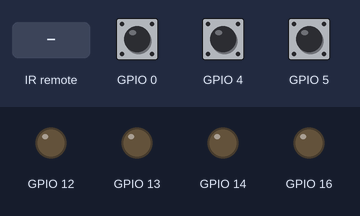
Recording of a sketch running on a simulated ESP8266 (NodeMCU). On the bench: output pins drawn as LEDs (lit = HIGH). Dashed ring = blinking. The test bench sets the inputs (shaded band); at power-on: GPIO 0 HIGH, GPIO 4 HIGH, GPIO 5 HIGH. WiFi joins after 1.5 s; servers stay silent unless stated; network time is answered at once with the bench clock; the local clock reads 2024-03-15 10:24:30 at power-on unless the sketch sets it; what the sketch prints to the serial monitor is not drawn.

Above: at 2.7 s.
2.8 s: GPIO 0 pulled LOW for 3.2 s
At 4.6 s:
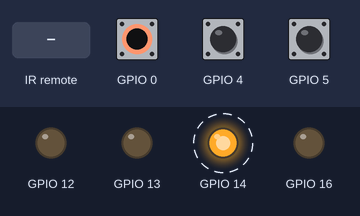
8.3 s: GPIO 4 pulled LOW for 0.15 s
At 10.5 s:
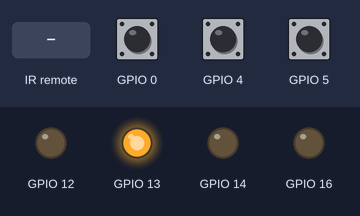
10.8 s: GPIO 5 pulled LOW for 0.15 s
At 12.4 s:
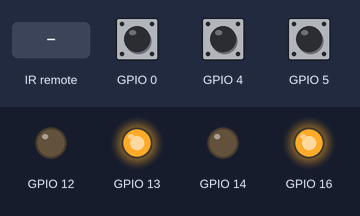
13.3 s: infrared code 0x7070807F received
At 15.5 s:
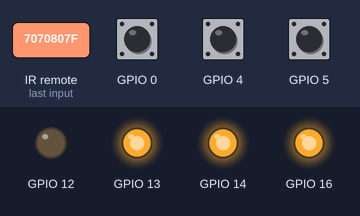
15.8 s: infrared code 0x707040BF received
At 17.4 s:
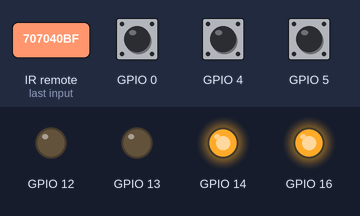
18.3 s: GPIO 0 pulled LOW for 0.15 s
At 20.5 s:
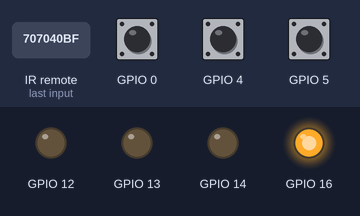
Timing chart, 0 to 21.8 s (numbered marks = the images above; inputs shaded):
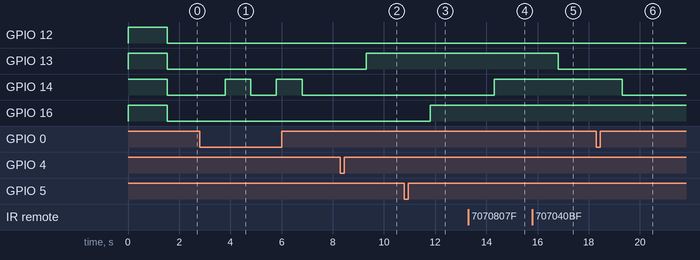

Measured:
- after the input at 2.8 s, GPIO 14: alternates HIGH for 1.0 s and LOW for 1.0 s, starting after 1.0 s
- after the input at 8.3 s, GPIO 13: LOW → HIGH after 1.0 s
- after the input at 10.8 s, GPIO 16: LOW → HIGH after 1.0 s
- after the input at 13.3 s, GPIO 14: LOW → HIGH after 1.0 s
- after the input at 15.8 s, GPIO 13: HIGH → LOW after 1.0 s
- after the input at 18.3 s, GPIO 14: HIGH → LOW after 1.0 s

The sketch:

Clock_WServer_Load_Remote.ino
```cpp
#include <Arduino.h>

#include <ESP8266WiFi.h>

#include <NTPClient.h>
#include <WiFiUdp.h>

#include <ESPAsyncTCP.h>
#include <ESPAsyncWebServer.h>
#include "index.h"

#include <IRremote.h>

const char *ssid     = "Free Internet";
const char *password = "";

WiFiUDP ntpUDP;
NTPClient timeClient(ntpUDP);

AsyncWebServer server(80);

int RECV_PIN = 2;
IRrecv irrecv(RECV_PIN);
decode_results results;

void notFound(AsyncWebServerRequest *request) {
  request->send(404, "text/plain", "Not found");
}
String data_IR, data, _time ;
int _on, _off ;
uint64_t PM;
bool  kipas , lampu1 , lampu2, ir, automatic, lampu3;
void data_arr() {
  data = (String)ir + "~" +   (String) lampu2 + "~" +    (String)kipas + "~" +    (String)lampu1 + "~" +   (String)automatic + "~" + (String)lampu3 ;
  Serial.println(data);
}
void setup() {
  //Serial.begin(115200);
  pinMode(0, INPUT_PULLUP);
  pinMode(5, INPUT_PULLUP);
  pinMode(4, INPUT_PULLUP);

  pinMode(14, OUTPUT);
  pinMode(12, OUTPUT);
  pinMode(13, OUTPUT);
  pinMode(16, OUTPUT);

  digitalWrite(14, 1);
  digitalWrite(12, 1);
  digitalWrite(13, 1);
  digitalWrite(16, 1);
  WiFi.hostname("Depan");
  irrecv.enableIRIn();

  WiFi.begin(ssid, password);
  while ( WiFi.status() != WL_CONNECTED ) {
    delay ( 500 );
    Serial.print ( "." );
  }
  Serial.print("IP Address: ");
  Serial.println(WiFi.localIP());

  timeClient.begin();
  timeClient.setTimeOffset(25200);

  server.on("/", HTTP_GET, [](AsyncWebServerRequest * request) {
    request->send(200, "text/html", jadwal);
  });
  server.on("/jadwal", HTTP_GET, [] (AsyncWebServerRequest * request) {
    String message;
    if (request->hasParam("on")) {
      _on = request->getParam("on")->value().toInt();
    }
    if (request->hasParam("off")) {
      _off = request->getParam("off")->value().toInt();
    }
    if (request->hasParam("ir")) {
      ir = request->getParam("ir")->value() == "on" ? 0 : 1;
    }
    else {
      ir = 1;
    }
    if (request->hasParam("lrt")) {
      lampu2 = request->getParam("lrt")->value() == "on" ? 0 : 1;
    }
    else {
      lampu2 = 1;
    }
    if (request->hasParam("lampu3")) {
      lampu3  = request->getParam("lampu3")->value() == "on" ? 0 : 1;
    }

    else {
      lampu3  = 1;
    }
    if (request->hasParam("auto")) {
      automatic = request->getParam("auto")->value() == "on" ? 1 : 0;
    }

    else {
      automatic = 0;
    }
    if (request->hasParam("krt")) {
      kipas = request->getParam("krt")->value() == "on" ? 0 : 1;
    }
    else {
      kipas = 1;
    }
    if (request->hasParam("rm")) {
      lampu1 = request->getParam("rm")->value() == "on" ? 0 : 1;
    }
    else {
      lampu1 = 1;
    }
    request->send(200, "text/plain", "OK");
  });
  server.on("/time", HTTP_GET, [] (AsyncWebServerRequest * request) {

    request->send(200, "text/plain", _time.c_str());
  });
  server.on("/data", HTTP_GET, [] (AsyncWebServerRequest * request) {
    data_arr();
    request->send(200, "text/plain", data.c_str());
  });
  server.onNotFound(notFound);
  _on = 5;
  _off = 18;
  server.begin();
}

void loop() {
  if (millis() - PM >= 1000) {
    timeClient.update();
    _time = timeClient.getFormattedTime();
    if ( automatic) {
      if ( timeClient.getHours() > _on && timeClient.getHours()< _off )
        lampu3 = 1;
      else
        lampu3 = 0;
      //Serial.println(timeClient.getSeconds());
    }
    PM = millis();
  }
  if (!ir) {
    if (irrecv.decode(&results))
    {
      if (results.value  == 1886421119 ) {
        kipas = !kipas;
        delay(1000);
      }
      if ( results.value == 1886404799 ) {
        lampu1 = !lampu1;
        delay(1000);
      }
      if ( results.value == 1886437439) {
        lampu2 = !lampu2;
        delay(1000);
      }
      irrecv.resume();
    }
  }
  if (!digitalRead(0) ) {
    kipas = !kipas;
    delay(1000);
  }
  if (!digitalRead(4) ) {
    lampu1 = !lampu1;
    delay(1000);
  }
  if (!digitalRead(5) ) {
    lampu2 = !lampu2;
    delay(1000);
  }
//    if (!digitalRead(1) ) {
//      lampu3 = !lampu3; automatic = 0;    delay(1000);
//    }
  irrecv.resume();
  digitalWrite(12, lampu3);
  digitalWrite(16, lampu2);
  digitalWrite(14, kipas);
  digitalWrite(13, lampu1);
}
```

index.h
```cpp
const char jadwal[] PROGMEM = R"=====(
<!DOCTYPE html>
<html lang="en">

<head>
    <meta charset="UTF-8">
    <meta name="viewport" content="width=device-width, initial-scale=1.0">
    <script src="https://ajax.googleapis.com/ajax/libs/jquery/3.6.1/jquery.min.js"></script>
    <title>Jadwal</title>
    <style>
        body {
            width: 100vw;
            height: 100vh;
            display: flex;
            flex-direction: column;
            justify-content: center;
            align-items: center;

        }

        button,
        input,
        .time {
            width: 200px;
            height: 40px;
            border-radius: 10px;
            border: 1px solid rgba(1, 1, 1, 0.1);
            box-shadow: 0px 1px 10px 1px rgba(1, 1, 1, 0.1);
            text-align: center;
        }

        .button {
            display: flex;
            flex-direction: column;
            justify-content: center;
            align-items: center;

        }

        .Room-switch {
            position: relative;
            display: inline-block;
            width: 60px;
            height: 25px;
        }

        .Room-switch input {
            opacity: 0;
            width: 0;
            height: 0;
        }

        .Room-Toogle {

            position: absolute;
            cursor: pointer;
            top: 0;
            left: 0;
            right: 0;
            bottom: 0;
            background-color: #ccc;
            -webkit-transition: .4s;
            transition: .4s;
        }

        .Room-Toogle:before {
            position: absolute;
            content: "OFF";
            display: flex;
            align-items: center;
            justify-content: center;
            font-size: 10px;
            height: 20px;
            width: 20px;
            left: 3px;
            bottom: 2px;
            background-color: white;
            -webkit-transition: .4s;
            transition: .4s;
        }

        input:checked+.Room-Toogle {
            background-color: #2196F3;

        }

        input:focus+.Room-Toogle {
            box-shadow: 0 0 1px #2196F3;
        }

        input:checked+.Room-Toogle:before {
            transform: translateX(35px);
            content: "ON";
            transition: .4s;
        }

        .Room-Toogle.round {
            border-radius: 34px;
        }

        .Room-Toogle.round:before {
            border-radius: 50%;
        }
        .flexwrap {
            display: flex;
            align-items: center;
            justify-content: center;
            flex-wrap: wrap;
        }
        .marginx{
 margin: 30px;
        }
    </style>
</head>

<body>
    <form action="#" >
        <div class="flexwrap "style="flex-direction: column;">
        <div class="times time button" style="padding: 20px;">
            00:00:00
        </div>
        <div style="padding: 20px;">
            <div class="time button">
                Time On :
            </div>
            <input type="number" name="on" value="5">
        </div>
        <div style="padding: 20px;">
            <div class="time button">
                Time Off :
            </div>
            <input type="number" name="off"value="18">
        </div>

    </div>
        <div class="flexwrap ">
            <div class="marginx flexwrap " style="flex-direction: column;">
                <div>IR</div>
                <label class="Room-switch ">
                    <input id="ir" type="checkbox" name="ir">
                    <span class="Room-Toogle round">
                    </span>
                </label>
            </div>
            <div class="marginx flexwrap " style="flex-direction: column;">
                <div>Lampu Ruang Tamu</div>
                <label class="Room-switch">
                    <input id="rt" type="checkbox" name="lrt">
                    <span class="Room-Toogle round">
                    </span>
                </label>
            </div>
            <div class="marginx flexwrap " style="flex-direction: column;">
                <div>Kipas Ruang Tamu</div>
                <label class="Room-switch">
                    <input id="kipas" type="checkbox" name="krt">
                    <span class="Room-Toogle round">
                    </span>
                </label>
            </div>
            <div class="marginx flexwrap " style="flex-direction: column;">
                <div>Lampu Ruang Makan</div>
                <label class="Room-switch">
                    <input id="rm" type="checkbox" name="rm">
                    <span class="Room-Toogle round">
                    </span>
                </label>
            </div>
<div class="marginx flexwrap " style="flex-direction: column;">
                <div>auto</div>
                <label class="Room-switch">
                    <input id="auto" type="checkbox" name="auto">
                    <span class="Room-Toogle round">
                    </span>
                </label>
            </div>
            <div class="marginx flexwrap " style="flex-direction: column;">
                <div>lampu3</div>
                <label class="Room-switch">
                    <input id="lampu3" type="checkbox" name="lampu3">
                    <span class="Room-Toogle round">
                    </span>
                </label>
            </div>
        </div>
    </form>        <div class="button">

            <button onclick="jadwal()">Submit</button>
        </div>
    <script>
    function jadwal() {
            $.get("/jadwal?"+$("form").serialize(), function (data, status) {
                $(".times").text(data);
                console.log($("form").serialize());
            });
        }
    function load() {
            $.get("/time", function (data, status) {
                $(".times").text(data);
            });
            $.get("/data", function (data, status) {
                const datas = data.split('~');
                document.getElementById("ir").checked = datas[0] == 0 ? true : false;
                document.getElementById("rt").checked = datas[1] == 0 ? true : false;
                document.getElementById("rm").checked = datas[2] == 0 ? true : false;
                document.getElementById("kipas").checked = datas[3] == 0 ? true : false;
                document.getElementById("auto").checked = datas[4] == 1 ? true : false;
                 document.getElementById("lampu3").checked = datas[5] == 0 ? true : false;
            });

        }
        $(document).ready(function () {
            load();
        });
        setInterval(function () {
            load();
        }, 10000);
    </script>
</body>

</html>
)=====";
```
